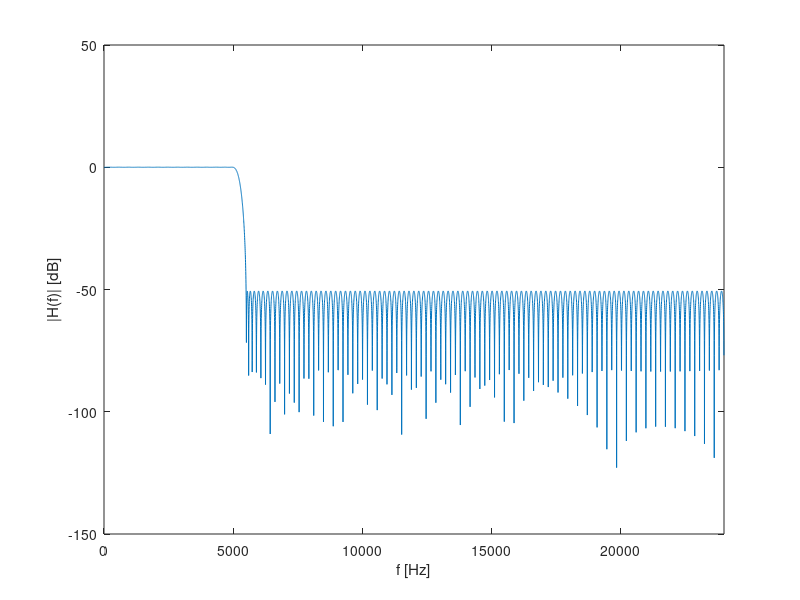

The MATLAB script that drew this image:
clear all;
clc;

fs=48e3;

% h=fir1(255,5000/fs*2);
h=firpm(255,[0 5000 5500 24000]/fs*2,[1 1 0 0]);

[H,w]=freqz(h,1,8192);
figure(1);
plot(w/pi*fs/2,20*log10(abs(H)));
xlim([0 fs/2]);
xlabel('f [Hz]');
ylabel('|H(f)| [dB]');

fp=fopen('coeffs.txt','w');
for ii=1:length(h)
    hi=sprintf('%016X',typecast(int64(h(ii)*(2^31-1)),'uint64'));
    fprintf(fp,'%s\r\n',hi(8:end));
end
fclose(fp);
